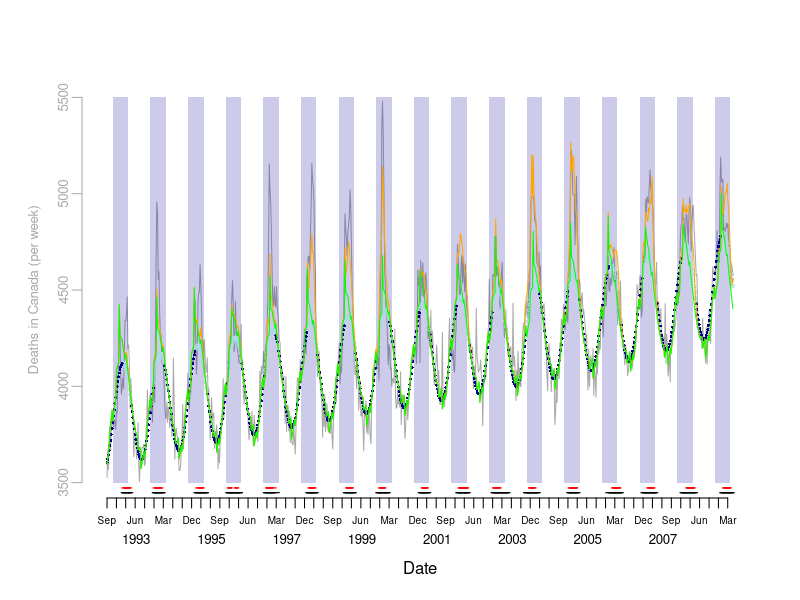
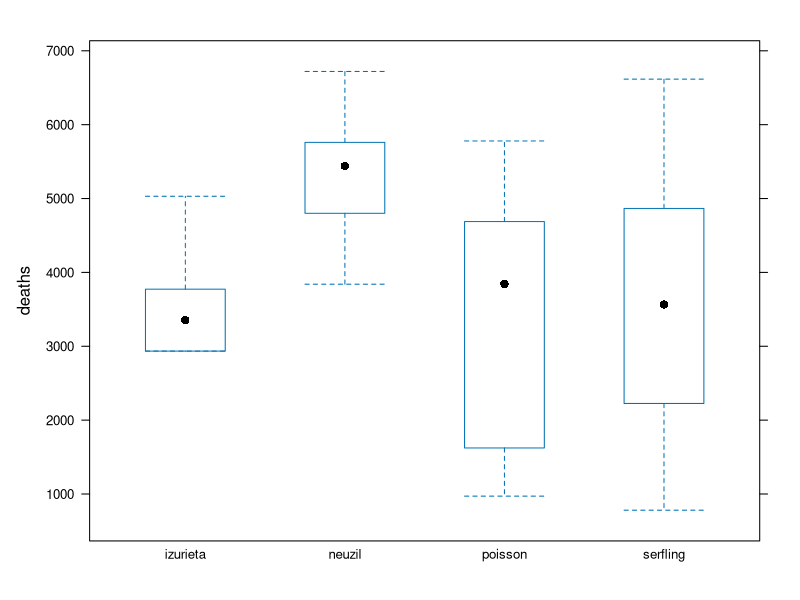

R code for these plots, in order:
## ------------- Module 1 Example Code -------------

## ------------- Load Data -------------
# Replace "myDirectory" with full path to location of the data file
#  unless you have set path in your project file.
# setwd("myDirectory")

# Read data files as downloaded from Fluview, with minor cleaning
death = read.csv("data/Table_S1_clean.csv")

# Cast columns to correct data types
death$DEATHDT = as.Date(death$DEATHDT)
death$MONTH = as.factor(death$MONTH)


## ------------- Plot Deaths and Seasons -------------
# Create date sequences for labelling plots
months = seq(from=head(death$DEATHDT,1), to=tail(death$DEATHDT,1), by="months")
quarters = seq(from=head(death$DEATHDT,1), to=tail(death$DEATHDT,1), by="quarters")
years = seq(from=as.Date("1993-06-15"), to=as.Date("2008-06-15"), by="years")
seasons = seq(1993,2009)

# Plot observed counts
## draw a plot with two Date axes, one with quarters, and one with years
plot(death$DEATHDT, death$COUNT, type='n', bty='n', xaxt='n', yaxt='n', xlab = "Date", ylab='', ylim=c(3500,5500), xlim=c(head(death$DEATHDT,1), tail(death$DEATHDT,1)))
axis.Date(1, at=quarters, format="%b", cex.axis=0.6, mgp=c(3,0.5,0))
axis.Date(1, at=years, format="%Y", tick=FALSE, cex.axis=0.8, mgp=c(5,1.5,0))

# Create axis and add data for all-cause mortality
death.col = "dark gray"
axis(2, at = seq(3500,5500,500), col=death.col, col.axis=death.col, mgp=c(2,0.5,0), cex.axis=0.8)
mtext("Deaths in Canada (per week)", side=2, line=2, at=4500, col=death.col, cex=0.8)
lines(death$DEATHDT, death$COUNT, type='l', col=death.col)

# Add periseason boundaries (Nov to Apr) to plot
nov = seq(from=as.Date("1992-11-01"), to=as.Date("2008-11-01"), by="years")
apr = seq(from=as.Date("1993-04-01"), to=as.Date("2009-04-01"), by="years")
y.pts = rep(c(3500,5500,5500,3500), length(nov))
x.pts = NULL
for (month in 1:length(nov)){
	x.pts = c(x.pts, c(nov[month], nov[month], apr[month], apr[month]))
} # for
polygon(x.pts, y.pts, density=NULL, col="#00009933", border=NA)

# Identify influenza A season boundaries using calendar and WHO reporting data
season.n = NULL # Neuzil
season.i = NULL # Izurieta
for (season in seasons) {
	n.tests = sum(death$FLUA[death$YRSEAS==season])
	season.n = c(season.n, death$FLUA[death$YRSEAS==season] > n.tests*0.01)
	season.i = c(season.i, death$FLUA[death$YRSEAS==season] > n.tests*0.05)
} # for

# Plot season using neuzil and izurieta
periseason = c("Nov","Dec","Jan","Feb","Mar","Apr")
death$peri = is.element(format(death$DEATHDT, format="%b"), periseason)
death$neuzil = season.n
death$izurieta = season.i
# Modify outlier that is not connected to season
death$neuzil[death$WEEK==206] = FALSE

# Add seasonal boundaries to plot
points(death$DEATHDT, (death$neuzil*3500-50), pch="-", cex=1)
points(death$DEATHDT, (death$izurieta*3500-25), pch="-", cex=1, col='red')


## ------------- Periseason -------------
# Calculate excess mortality using periseason approaches
weeks.p = sum(death$peri==TRUE & death$neuzil==FALSE & death$izurieta==FALSE)
count.p = sum(death$COUNT[(death$peri==TRUE & death$neuzil==FALSE & death$izurieta==FALSE)])

weeks.n = sum(death$peri==TRUE & death$neuzil==TRUE)
count.n = sum(death$COUNT[(death$peri==TRUE & death$neuzil==TRUE)])

weeks.i = sum(death$peri==TRUE & death$izurieta==TRUE)
count.i = sum(death$COUNT[(death$peri==TRUE & death$izurieta==TRUE)])

# Rate difference (deaths / week)
rd.n = count.n / weeks.n - count.p / weeks.p
rd.i = count.i / weeks.i - count.p / weeks.p

excess = data.frame(season=seasons, n.total=rep(NA,length(seasons)), n.weeks=rep(NA,length(seasons)), i.total=rep(NA,length(seasons)), i.weeks=rep(NA,length(seasons)))
for (season in seasons) {
	excess$n.weeks[excess$season==season] = nrow(death[death$peri==TRUE & death$neuzil==TRUE & death$YRSEAS==season,])
	excess$n.total[excess$season==season] = sum(rd.n * excess$n.weeks[excess$season==season])
	excess$i.weeks[excess$season==season] = nrow(death[death$peri==TRUE & death$izurieta==TRUE & death$YRSEAS==season,])
	excess$i.total[excess$season==season] = sum(rd.i * excess$i.weeks[excess$season==season])
} # for - seasons


## ------------- Serfling -------------
# Declare variables
t = seq(1,nrow(death))
t2 = t^2
t3 = t^3
c = cos(2*pi*t/52)
s = sin(2*pi*t/52)

# Censor data during circulating influenza periods for fitting model
y.fit = rep(NA, length(death$COUNT))
y.fit[death$neuzil==FALSE | death$peri==FALSE] = death$COUNT[death$neuzil==FALSE | death$peri==FALSE]
fit.data = data.frame(y=y.fit, t=t, t2=t2, t3=t3, c=c, s=s)

# Create data frame without outcome for prediction of censored weeks
predict.data = data.frame(t=t, t2=t2, t3=t3, c=c, s=s)

# Fit the model
serfling = glm(y ~ c + s + t + t2 + t3, data=fit.data)

# Predict deaths for censored days (and obtain model fit for other days)
serfling.predict = predict(serfling, predict.data)

# Plot fit and predicted values
points(death$DEATHDT[death$neuzil==TRUE & death$peri==TRUE], serfling.predict[death$neuzil==TRUE & death$peri==TRUE], pch=1, cex=0.4, col="light blue")
points(death$DEATHDT[(death$neuzil==FALSE | death$peri==FALSE)], serfling.predict[(death$neuzil==FALSE | death$peri==FALSE)], pch=16, cex=0.4, col="dark blue")

# Determine excess deaths per season using Serfling model. Consider excess over all days in the season and only days the observed count is above the predicted.
for (season in seasons) {
	excess.deaths.s.pos = death$COUNT[(death$COUNT > serfling.predict & death$YRSEAS==season & death$peri==TRUE)] - 
						serfling.predict[(death$COUNT > serfling.predict & death$YRSEAS==season & death$peri==TRUE)]
	
	excess.deaths.s.all = death$COUNT[death$YRSEAS==season & death$peri==TRUE] - serfling.predict[death$YRSEAS==season & death$peri==TRUE]
	
	excess$s.pos.total[excess$season==season] = sum(excess.deaths.s.pos, na.rm=TRUE)
	excess$s.pos.weeks[excess$season==season] = length(excess.deaths.s.pos)
	
	excess$s.all.total[excess$season==season] = sum(excess.deaths.s.all, na.rm=TRUE)
	excess$s.all.weeks[excess$season==season] = length(excess.deaths.s.all)
} # for


## ------------- Poisson -------------
# Declare data structures
fit.data.p = data.frame(y=death$COUNT, c=c, s=s, month=death$MONTH, jan=death$JAN1, flua=death$FLUA, flub=death$FLUB, rsv=death$RSVPOS, week=death$WEEK)
predict.data.p = data.frame(c=c, s=s, month=death$MONTH, jan=death$JAN1, flua=death$FLUA, flub=death$FLUB, rsv=death$RSVPOS, week=death$WEEK)
predict.data.p.noflua = data.frame(c=c, s=s, month=death$MONTH, jan=death$JAN1, flua=rep(0,nrow(death)), flub=death$FLUB, rsv=death$RSVPOS, week=death$WEEK)

# Fit the model
poisson = glm(y ~ c + s + month + jan + flua + rsv + week, data=fit.data.p, family=poisson(link="identity"))

# Predict deaths for all days with and without influenza A circulating
poisson.predict = predict(poisson, predict.data.p)
poisson.predict.noflua = predict(poisson, predict.data.p.noflua)
lines(death$DEATHDT, poisson.predict, col="orange", lty=1)
lines(death$DEATHDT, poisson.predict.noflua, col="green", lty=1)

# Determine excess deaths per season using Poisson model. 
for (season in seasons) {
	excess.deaths.p.pos = death$COUNT[(death$COUNT > poisson.predict.noflua & death$YRSEAS==season & death$peri==TRUE)] - 
						poisson.predict.noflua[(death$COUNT > poisson.predict.noflua & death$YRSEAS==season & death$peri==TRUE)]
	
	excess.deaths.p.all = death$COUNT[death$YRSEAS==season & death$peri==TRUE] - poisson.predict.noflua[death$YRSEAS==season & death$peri==TRUE]
		
	excess$p.pos.total[excess$season==season] = sum(excess.deaths.p.pos, na.rm=TRUE)
	excess$p.pos.weeks[excess$season==season] = length(excess.deaths.p.pos)
	
	excess$p.all.total[excess$season==season] = sum(excess.deaths.p.all, na.rm=TRUE)
	excess$p.all.weeks[excess$season==season] = length(excess.deaths.p.all)

} # for


## ------------- Plot Excess Deaths by Method -------------
# Create boxplot of excess deaths by method, with seasons as observations
# Load a graphics library
require(lattice)

# Prepare the data structure
excess.total = excess[,c("season","n.total","i.total","s.pos.total","p.pos.total")]
methods=c("neuzil","izurieta","serfling","poisson")
methods.vector = c(rep(methods[1],length(seasons)), rep(methods[2],length(seasons)), rep(methods[3],length(seasons)), rep(methods[4],length(seasons)))
excess.long = data.frame(season=rep(seasons,4), method=methods.vector, deaths=rep(NA,length(seasons)*4))
for (season in seasons) {
	for (method in methods) {
		excess.long$deaths[excess.long$season==season & excess.long$method==method] = excess.total[excess.total==season, (which(methods==method)+1)]
	} # for - methods
} # for - seasons

# Draw the plot
bwplot(deaths ~ method, data=excess.long, horizontal=FALSE)

